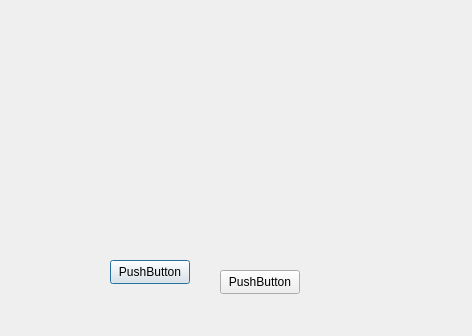
<?xml version="1.0" encoding="UTF-8"?>
<ui version="4.0">
 <class>RegisterWin</class>
 <widget class="QDialog" name="RegisterWin">
  <property name="geometry">
   <rect>
    <x>0</x>
    <y>0</y>
    <width>472</width>
    <height>336</height>
   </rect>
  </property>
  <property name="windowTitle">
   <string>Dialog</string>
  </property>
  <widget class="QPushButton" name="signUp_btn_register">
   <property name="geometry">
    <rect>
     <x>110</x>
     <y>260</y>
     <width>80</width>
     <height>24</height>
    </rect>
   </property>
   <property name="text">
    <string>PushButton</string>
   </property>
  </widget>
  <widget class="QPushButton" name="quit_btn_register">
   <property name="geometry">
    <rect>
     <x>220</x>
     <y>270</y>
     <width>80</width>
     <height>24</height>
    </rect>
   </property>
   <property name="text">
    <string>PushButton</string>
   </property>
  </widget>
 </widget>
 <resources/>
 <connections/>
</ui>
